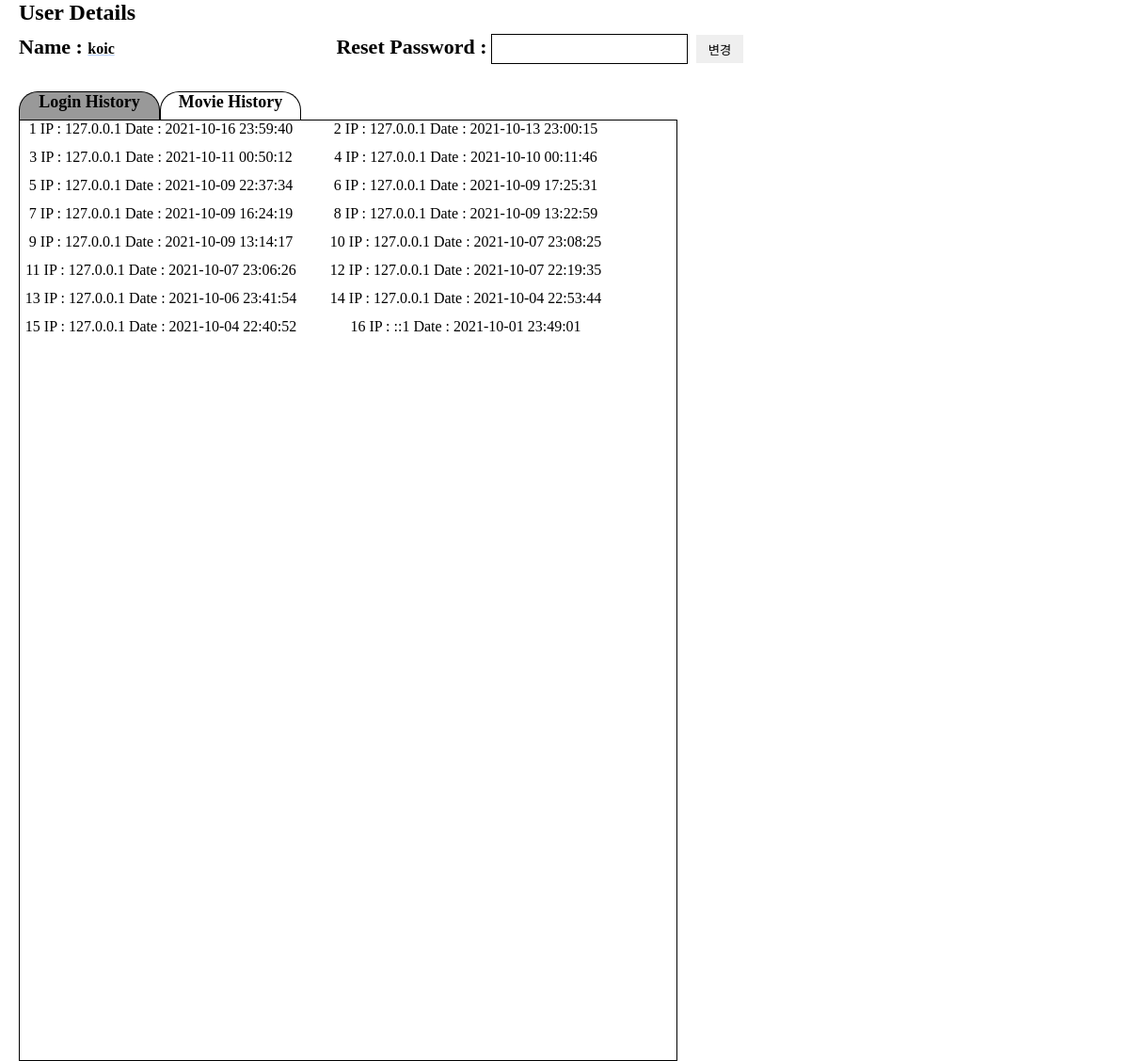
The app's page /admin/user_info/user_detail.php?x_user_idx=1 with its own data.
### tables this page shows
CREATE TABLE `user_info` (
  `info_seq` int NOT NULL AUTO_INCREMENT,
  `info_userid` varchar(30) NOT NULL,
  `info_password` varchar(30) NOT NULL,
  `info_name` varchar(100) DEFAULT NULL,
  `info_birth` date NOT NULL,
  `info_phone` varchar(20) NOT NULL,
  `info_email` varchar(200) NOT NULL,
  `info_type` varchar(10) NOT NULL,
  `info_reg_date` datetime NOT NULL,
  PRIMARY KEY (`info_seq`),
  UNIQUE KEY `info_userid` (`info_userid`)
);

CREATE TABLE `user_login_his` (
  `log_seq` int NOT NULL AUTO_INCREMENT,
  `log_userid` varchar(30) NOT NULL,
  `log_ip` varchar(30) NOT NULL,
  `log_com` varchar(100) DEFAULT NULL,
  `log_date` datetime NOT NULL,
  PRIMARY KEY (`log_seq`)
);

### admin/user_info/user_detail.php (the view, shortened to what this page needs)
<?php
include "./include/dbconn.php";
    if(isset($_POST['x_p_change'])){
        $Y_password = $_POST['x_password'];
        $Y_user_idx = $_POST['x_user_idx'];
        $user_idx = $Y_user_idx;
    }else{
        $Y_user_idx = $_GET['x_user_idx'];
    }
    $sql = "select * from user_info where info_seq = '$Y_user_idx'";
    $result = mysqli_query($conn, $sql);
    $row = mysqli_fetch_array($result);
    $userid = $row['info_userid'];
    $user_name = $row['info_name'];
?>
<!DOCTYPE html>
<html lang="en">
<head>
    <link rel="stylesheet"  href="./css/user_info.css" type="text/css" />
</head>
<body>
    <form action="./user_detail.php" method="post" onsubmit="return pass_check()">
    <h2 id="detail_h2">User Details</h2>
    <div class="de_top">
        <p>Name : <span><?=$user_name?></span></p>
        <p>Reset Password : <input type="password" name="x_password" id="c_password"  /><button type="submit" name='x_p_change' value="c_pass">변경</button></p>
    </div>
    </form>
    <div class="de_menu_bar">
        <div id="de_menu1">Login History</div>
        <div id="de_menu2">Movie History</div>
    </div>
    <div id="de_contain1" class="dis_on">
        <?php
            $seq = 1;
           $sql = "select * from user_login_his where log_userid = '$userid'  order by log_date desc";
           $result = mysqli_query($conn, $sql);
           while($row = mysqli_fetch_array($result)){
            $log_ip = $row['log_ip'];
            $log_date = $row['log_date'];
        ?>
            <P>
                <?=$seq?>
                IP : <?=$log_ip?>
               Date : <?=$log_date?>
            </P>
        <?php
        $seq++;
           };
        ?>
    </div>
</body>
</html>

### admin/user_info/css/user_info.css (style rules this page uses)
html,body,h1,h2,h3,h4,h5,h6,div,p,blockquote,pre,code,address,ul,ol,li,menu,nav,section,article,aside, dl,dt,dd,table,thead,tbody,tfoot,label,caption,th,td,form,fieldset,legend,hr,input,button,textarea,object,figure,figcaption { margin:0;padding:0; }
body,input,select,textarea,button { border:none; }
label,img,input,select,textarea,button { vertical-align:middle; }
* { box-sizing: border-box; }
#detail_h2 { margin-left: 20px; }
.de_top { width: 800px; height: 50px; padding-top: 10px; }
.de_top > p { display : inline-block; }
.de_top > p:first-child { float: left; margin-left: 20px; font-size: 22px; font-weight: 700; }
.de_top > p:first-child > span { font-size: 16px; text-decoration: underline; text-decoration-color: #B2CCFF; }
.de_top > p:nth-child(2) { float: right; font-size: 22px; font-weight: 700; }
.de_top input { outline : 1px solid black; margin-right: 10px; height: 30px; font-size: 16px; }
.de_top button { margin-right: 10px; height: 30px; width: 50px; }
.de_menu_bar { width: 800px; height: 50px; }
.de_menu_bar > #de_menu1 { width: 150px; height: 30px; border : 1px solid black; border-bottom: none; border-top-left-radius: 20px; border-top-right-radius: 20px; margin-top: 20px; float: left; text-align: center; font-size: 18px; font-weight: 600; margin-left: 20px; cursor: pointer; background-color: #999999; }
.de_menu_bar > #de_menu2 { width: 150px; height: 30px; border : 1px solid black; border-bottom: none; border-top-left-radius: 20px; border-top-right-radius: 20px; margin-top: 20px; float: left; text-align: center; font-size: 18px; font-weight: 600; cursor: pointer; }
#de_contain1 { width: 700px; height: 1000px; border : 1px solid black; margin-left : 20px }
#de_contain1 > p { display: inline-block; width: 300px; height: 30px; margin-right: 20px; text-align: center; }
.dis_on { display: block; }

### records on screen
user_info: info_name "koic"
user_login_his: log_ip "127.0.0.1", log_date "2021-10-16 23:59:40"
user_login_his: log_ip "127.0.0.1", log_date "2021-10-13 23:00:15"
user_login_his: log_ip "127.0.0.1", log_date "2021-10-11 00:50:12"
user_login_his: log_ip "127.0.0.1", log_date "2021-10-10 00:11:46"
user_login_his: log_ip "127.0.0.1", log_date "2021-10-09 22:37:34"
user_login_his: log_ip "127.0.0.1", log_date "2021-10-09 17:25:31"
user_login_his: log_ip "127.0.0.1", log_date "2021-10-09 16:24:19"
user_login_his: log_ip "127.0.0.1", log_date "2021-10-09 13:22:59"
user_login_his: log_ip "127.0.0.1", log_date "2021-10-09 13:14:17"
user_login_his: log_ip "127.0.0.1", log_date "2021-10-07 23:08:25"
user_login_his: log_ip "127.0.0.1", log_date "2021-10-07 23:06:26"
user_login_his: log_ip "127.0.0.1", log_date "2021-10-07 22:19:35"
user_login_his: log_ip "127.0.0.1", log_date "2021-10-06 23:41:54"
user_login_his: log_ip "127.0.0.1", log_date "2021-10-04 22:53:44"
user_login_his: log_ip "127.0.0.1", log_date "2021-10-04 22:40:52"
user_login_his: log_ip "::1", log_date "2021-10-01 23:49:01"
